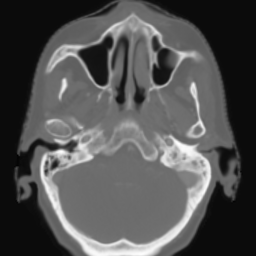
%> input picture Matlab/Week02/ct_slice_int8.png, 256 x 256 px; the run also reads 1 picture not shown here
$ octave templateScript2.m   (GNU Octave 9; MATLAB toolbox functions it lacks are replaced by stand-ins)
%> lines starting %> are read from the running program, lines starting %| are printed output that depends on the picture
%{
template script for use in the image registration exercises 2 for module MPHY0025 (IPMI)

Jamie McClelland
UCL
%}
%%
% clear variables from memory and close all figures
clear
close all

%%
% Load in the three 2D images required for these exercises using the imread function
ct_img_int8 = imread('ct_slice_int8.png');
%> ct_img_int8 is the input picture: size 256x256 uint8; min 0, max 255, mean 81.8
ct_img_int16 = imread('ct_slice_int16.png');
mr_img_int16 = imread('mr_slice_int16.png');
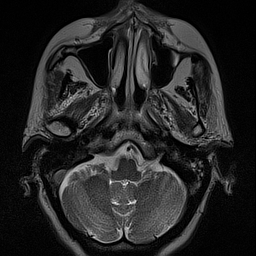
%> input picture Matlab/Week02/mr_slice_int16.png, 256 x 256 px
%> mr_img_int16 is the input picture: size 256x256 uint16; min 0, max 754, mean 110.6

% ***************
% ADD CODE HERE TO DISPLAY THE DATA TYPE OF EACH IMAGE
% ***************

%%
% ***************
% ADD CODE HERE TO CONVERT ALL THE IMAGES TO DOUBLE DATA TYPE AND TO REORIENTATE THEM
% INTO 'STANDARD ORIENTATION'
% ***************

% ***************
% ADD CODE HERE TO DISPLAY EACH IMAGE IN A SEPARATE FIGURE
%
% USE THE FIGURES TO INSPECT THE INTENSITY VALUES IN EACH OF THE IMAGES
% ***************

%%
% ***************
% UNCOMMENT AND EDIT THE CODE BELOW SO THAT ON EACH ITERATION OF THE FOR LOOP THE IMAGES
% ARE ALL ROTATED BY THE CURRENT VALUE OF THETA ABOUT THE POINT 10,10 AND DISPLAY THE
% TRANSFORMED 8 BIT CT IMAGE
% ***************
theta = -90:90;
SSDs = zeros(length(theta), 4);
[num_pix_x, num_pix_y] = size(ct_img_int8);
%> num_pix_x = 256; num_pix_y = 256
for n = 1:length(theta)

  % CREATE AFFINE MATRIX AND CORRESPONDING DEFORMATION FIELD
  %aff_mat =
  %def_field =
  % RESAMPLE THE IMAGES
  %ct_img_int8_resamp =
  %ct_img_int16_resamp =
  %mr_img_int16_resamp =

  % DISPLAY THE TRANSFORMED 8 BIT CT IMAGE

  %add a short pause so the figure display updates
  pause(0.05);

  % ***************
  % UNCOMMENT AND EDIT THE CODE BELOW TO CALCULATE THE SSD VALUES BETWEEN:
  % 1) THE ORIGINAL 16 BIT CT IMAGE AND THE TRANSFORMED 16 BIT CT IMAGE
  % 2) THE ORIGINAL 16 BIT CT IMAGE AND THE TRANSFORMED 8 BIT CT IMAGE
  % 3) THE ORIGINAL 16 BIT CT IMAGE AND THE TRANSFORMED MR IMAGE
  % 4) THE ORIGINAL 8 BIT CT IMAGE AND THE TRANSFORMED 8 BIT CT IMAGE
  %SSDs(n, 0) =
  %SSDs(n, 1) =
  %SSDs(n, 2) =
  %SSDs(n, 3) =
  % ***************
end

%%
% plot the SSD values (y axis) against the angle theta (x axis)
figure();
subplot(2,2,1);
plot(theta, SSDs(:, 1));
title('SSD: 16-bit CT and 16-bit CT');
subplot(2,2,2);
plot(theta, SSDs(:, 2));
title('SSD:  16-bit CT and  8-bit CT');
subplot(2,2,3);
plot(theta, SSDs(:, 3));
title('SSD:  16-bit CT and 16-bit MR');
subplot(2,2,4);
plot(theta, SSDs(:, 4));
title('SSD:  8-bit CT and  8-bit CT');
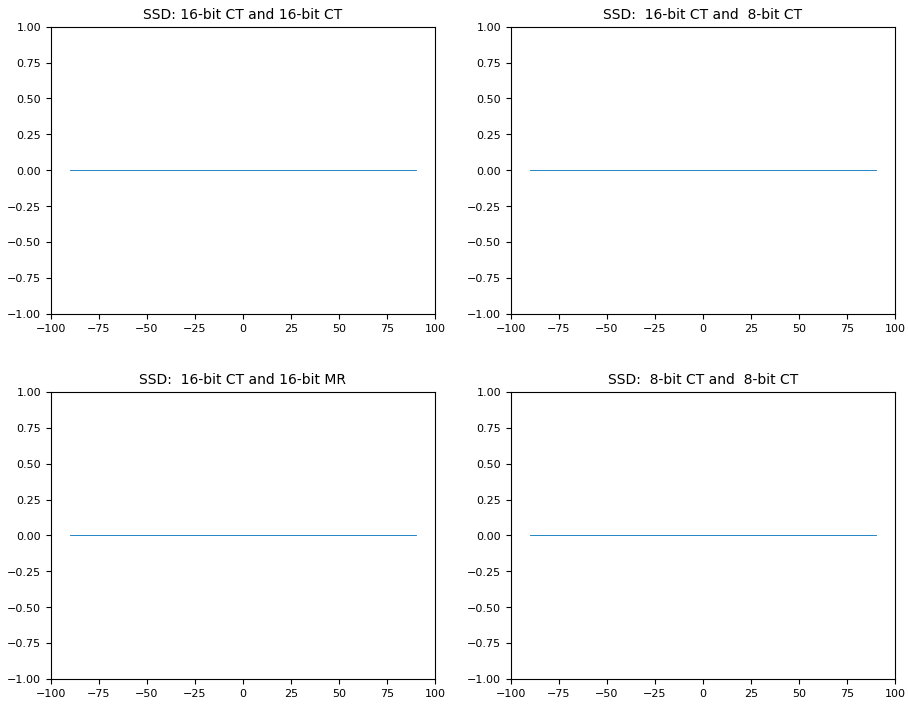
%> figure redrawn from the program's plot data, 4 panels

%%
% ***************
% UNCOMMENT AND EDIT THE CODE BELOW SO THAT ON EACH ITERATION OF THE FOR LOOP THE IMAGES
% ARE ALL ROTATED BY THE CURRENT VALUE OF THETA ABOUT THE POINT 10,10 AND THE MSD IS
% CALCULATED BETWEEN:
% 1) THE ORIGINAL 16 BIT CT IMAGE AND THE TRANSFORMED 16 BIT CT IMAGE
% 2) THE ORIGINAL 16 BIT CT IMAGE AND THE TRANSFORMED 8 BIT CT IMAGE
% 3) THE ORIGINAL 16 BIT CT IMAGE AND THE TRANSFORMED MR IMAGE
% 4) THE ORIGINAL 8 BIT CT IMAGE AND THE TRANSFORMED 8 BIT CT IMAGE
MSDs = zeros(length(theta), 4);
for n = 1:length(theta)

  % [13 lines of commented-out code are left out]

end

% plot the MSD values (y axis) against the angle theta (x axis)
figure();
subplot(2,2,1);
plot(theta, MSDs(:, 1));
title('MSD: 16-bit CT and 16-bit CT');
subplot(2,2,2);
plot(theta, MSDs(:, 2));
title('MSD:  16-bit CT and  8-bit CT');
subplot(2,2,3);
plot(theta, MSDs(:, 3));
title('MSD:  16-bit CT and 16-bit MR');
subplot(2,2,4);
plot(theta, MSDs(:, 4));
title('MSD:  8-bit CT and  8-bit CT');
% ***************

%%
% ***************
% UNCOMMENT AND EDIT THE CODE BELOW SO THAT ON EACH ITERATION OF THE FOR LOOP THE IMAGES
% ARE ALL ROTATED BY THE CURRENT VALUE OF THETA ABOUT THE POINT 10,10 AND THE NORMALISED
% CROSS CORRELATION AND THE JOINT AND MARGINAL ENTROPIES ARE CALCULATED BETWEEN:
% 1) THE ORIGINAL 16 BIT CT IMAGE AND THE TRANSFORMED 16 BIT CT IMAGE
% 2) THE ORIGINAL 16 BIT CT IMAGE AND THE TRANSFORMED 8 BIT CT IMAGE
% 3) THE ORIGINAL 16 BIT CT IMAGE AND THE TRANSFORMED MR IMAGE
% 4) THE ORIGINAL 8 BIT CT IMAGE AND THE TRANSFORMED 8 BIT CT IMAGE
NCCs = zeros(length(theta), 4);
H_ABs = zeros(length(theta), 4);
H_As = zeros(length(theta), 4);
H_Bs = zeros(length(theta), 4);
for n = 1:length(theta)

  % [20 lines of commented-out code are left out]
end

% ***************
% UNCOMMENT AND EDIT THE CODE BELOW TO CALCULATE THE MUTUAL INFORMATION AND NORMALISED
% MUTUAL INFORMATION
%MIs =
%NMIs =
% ***************

% plot the results for NCC, H_AB, MI, and NMI in separate figures
figure();
subplot(2,2,1);
plot(theta, NCCs(:, 1));
title('NCC: 16-bit CT and 16-bit CT');
subplot(2,2,2);
plot(theta, NCCs(:, 2));
title('NCC:  16-bit CT and  8-bit CT');
subplot(2,2,3);
plot(theta, NCCs(:, 3));
title('NCC:  16-bit CT and 16-bit MR');
subplot(2,2,4);
plot(theta, NCCs(:, 4));
title('NCC:  8-bit CT and  8-bit CT');

figure();
subplot(2,2,1);
plot(theta, H_ABs(:, 1));
title('H\_AB: 16-bit CT and 16-bit CT');
subplot(2,2,2);
plot(theta, H_ABs(:, 2));
title('H\_AB:  16-bit CT and  8-bit CT');
subplot(2,2,3);
plot(theta, H_ABs(:, 3));
title('H\_AB:  16-bit CT and 16-bit MR');
subplot(2,2,4);
plot(theta, H_ABs(:, 4));
title('H\_AB:  8-bit CT and  8-bit CT');

figure();
subplot(2,2,1);
plot(theta, MIs(:, 1));
%> (this line was passed over: MIs is not available in this run)
title('MI: 16-bit CT and 16-bit CT');
subplot(2,2,2);
plot(theta, MIs(:, 2));
%> (this line was passed over: MIs is not available in this run)
title('MI:  16-bit CT and  8-bit CT');
subplot(2,2,3);
plot(theta, MIs(:, 3));
%> (this line was passed over: MIs is not available in this run)
title('MI:  16-bit CT and 16-bit MR');
subplot(2,2,4);
plot(theta, MIs(:, 4));
%> (this line was passed over: MIs is not available in this run)
title('MI:  8-bit CT and  8-bit CT');

figure();
subplot(2,2,1);
plot(theta, NMIs(:, 1));
%> (this line was passed over: NMIs is not available in this run)
title('NMI: 16-bit CT and 16-bit CT');
subplot(2,2,2);
plot(theta, NMIs(:, 2));
%> (this line was passed over: NMIs is not available in this run)
title('NMI:  16-bit CT and  8-bit CT');
subplot(2,2,3);
%> (the run ends here)
